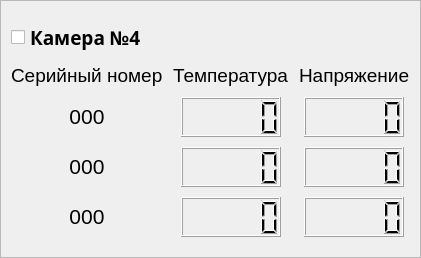
               <widget class="QFrame" name="por2_cam4_frame">
                <property name="frameShape">
                 <enum>QFrame::StyledPanel</enum>
                </property>
                <property name="frameShadow">
                 <enum>QFrame::Plain</enum>
                </property>
                <layout class="QGridLayout" name="gridLayout_14">
                 <property name="leftMargin">
                  <number>10</number>
                 </property>
                 <property name="topMargin">
                  <number>20</number>
                 </property>
                 <property name="rightMargin">
                  <number>10</number>
                 </property>
                 <property name="bottomMargin">
                  <number>20</number>
                 </property>
                 <property name="spacing">
                  <number>10</number>
                 </property>
                 <item row="6" column="3" alignment="Qt::AlignHCenter">
                  <widget class="QLCDNumber" name="por2_cam4_sens3bat_lcdNum">
                   <property name="minimumSize">
                    <size>
                     <width>100</width>
                     <height>40</height>
                    </size>
                   </property>
                   <property name="maximumSize">
                    <size>
                     <width>100</width>
                     <height>40</height>
                    </size>
                   </property>
                   <property name="font">
                    <font>
                     <pointsize>10</pointsize>
                    </font>
                   </property>
                   <property name="styleSheet">
                    <string notr="true"/>
                   </property>
                   <property name="digitCount">
                    <number>5</number>
                   </property>
                   <property name="value" stdset="0">
                    <double>0.000000000000000</double>
                   </property>
                   <property name="intValue" stdset="0">
                    <number>0</number>
                   </property>
                  </widget>
                 </item>
                 <item row="3" column="3">
                  <widget class="QLabel" name="por2_cam4_bat_label">
                   <property name="font">
                    <font>
                     <family>Arial</family>
                     <pointsize>14</pointsize>
                    </font>
                   </property>
                   <property name="text">
                    <string>Напряжение</string>
                   </property>
                  </widget>
                 </item>
                 <item row="4" column="1" colspan="2" alignment="Qt::AlignHCenter">
                  <widget class="QLCDNumber" name="por2_cam4_sens1temp_lcdNum">
                   <property name="minimumSize">
                    <size>
                     <width>100</width>
                     <height>40</height>
                    </size>
                   </property>
                   <property name="maximumSize">
                    <size>
                     <width>100</width>
                     <height>40</height>
                    </size>
                   </property>
                   <property name="font">
                    <font>
                     <pointsize>10</pointsize>
                    </font>
                   </property>
                   <property name="styleSheet">
                    <string notr="true"/>
                   </property>
                   <property name="digitCount">
                    <number>5</number>
                   </property>
                   <property name="value" stdset="0">
                    <double>0.000000000000000</double>
                   </property>
                   <property name="intValue" stdset="0">
                    <number>0</number>
                   </property>
                  </widget>
                 </item>
                 <item row="5" column="1" colspan="2" alignment="Qt::AlignHCenter">
                  <widget class="QLCDNumber" name="por2_cam4_sens2temp_lcdNum">
                   <property name="minimumSize">
                    <size>
                     <width>100</width>
                     <height>40</height>
                    </size>
                   </property>
                   <property name="maximumSize">
                    <size>
                     <width>100</width>
                     <height>40</height>
                    </size>
                   </property>
                   <property name="font">
                    <font>
                     <pointsize>10</pointsize>
                    </font>
                   </property>
                   <property name="styleSheet">
                    <string notr="true"/>
                   </property>
                   <property name="digitCount">
                    <number>5</number>
                   </property>
                   <property name="value" stdset="0">
                    <double>0.000000000000000</double>
                   </property>
                   <property name="intValue" stdset="0">
                    <number>0</number>
                   </property>
                  </widget>
                 </item>
                 <item row="3" column="0">
                  <widget class="QLabel" name="por2_cam4_sernum_label">
                   <property name="font">
                    <font>
                     <family>Arial</family>
                     <pointsize>14</pointsize>
                    </font>
                   </property>
                   <property name="text">
                    <string>Серийный номер</string>
                   </property>
                  </widget>
                 </item>
                 <item row="4" column="0" alignment="Qt::AlignHCenter">
                  <widget class="QLabel" name="por2_cam4_sens1serial_label">
                   <property name="minimumSize">
                    <size>
                     <width>0</width>
                     <height>25</height>
                    </size>
                   </property>
                   <property name="font">
                    <font>
                     <family>Arial</family>
                     <pointsize>16</pointsize>
                    </font>
                   </property>
                   <property name="text">
                    <string>&lt;html&gt;&lt;head/&gt;&lt;body&gt;&lt;p align=&quot;center&quot;&gt;000&lt;/p&gt;&lt;/body&gt;&lt;/html&gt;</string>
                   </property>
                  </widget>
                 </item>
                 <item row="6" column="1" colspan="2" alignment="Qt::AlignHCenter">
                  <widget class="QLCDNumber" name="por2_cam4_sens3temp_lcdNum">
                   <property name="minimumSize">
                    <size>
                     <width>100</width>
                     <height>40</height>
                    </size>
                   </property>
                   <property name="maximumSize">
                    <size>
                     <width>100</width>
                     <height>40</height>
                    </size>
                   </property>
                   <property name="font">
                    <font>
                     <pointsize>10</pointsize>
                    </font>
                   </property>
                   <property name="styleSheet">
                    <string notr="true"/>
                   </property>
                   <property name="digitCount">
                    <number>5</number>
                   </property>
                   <property name="value" stdset="0">
                    <double>0.000000000000000</double>
                   </property>
                   <property name="intValue" stdset="0">
                    <number>0</number>
                   </property>
                  </widget>
                 </item>
                 <item row="6" column="0" alignment="Qt::AlignHCenter">
                  <widget class="QLabel" name="por2_cam4_sens3serial_label">
                   <property name="minimumSize">
                    <size>
                     <width>0</width>
                     <height>25</height>
                    </size>
                   </property>
                   <property name="font">
                    <font>
                     <family>Arial</family>
                     <pointsize>14</pointsize>
                    </font>
                   </property>
                   <property name="text">
                    <string>&lt;html&gt;&lt;head/&gt;&lt;body&gt;&lt;p align=&quot;center&quot;&gt;&lt;span style=&quot; font-size:16pt;&quot;&gt;000&lt;/span&gt;&lt;/p&gt;&lt;/body&gt;&lt;/html&gt;</string>
                   </property>
                  </widget>
                 </item>
                 <item row="4" column="3" alignment="Qt::AlignHCenter">
                  <widget class="QLCDNumber" name="por2_cam4_sens1bat_lcdNum">
                   <property name="minimumSize">
                    <size>
                     <width>100</width>
                     <height>40</height>
                    </size>
                   </property>
                   <property name="maximumSize">
                    <size>
                     <width>100</width>
                     <height>40</height>
                    </size>
                   </property>
                   <property name="font">
                    <font>
                     <pointsize>10</pointsize>
                    </font>
                   </property>
                   <property name="styleSheet">
                    <string notr="true"/>
                   </property>
                   <property name="digitCount">
                    <number>5</number>
                   </property>
                   <property name="value" stdset="0">
                    <double>0.000000000000000</double>
                   </property>
                   <property name="intValue" stdset="0">
                    <number>0</number>
                   </property>
                  </widget>
                 </item>
                 <item row="5" column="3" alignment="Qt::AlignHCenter">
                  <widget class="QLCDNumber" name="por2_cam4_sens2bat_lcdNum">
                   <property name="minimumSize">
                    <size>
                     <width>100</width>
                     <height>40</height>
                    </size>
                   </property>
                   <property name="maximumSize">
                    <size>
                     <width>100</width>
                     <height>40</height>
                    </size>
                   </property>
                   <property name="font">
                    <font>
                     <pointsize>10</pointsize>
                    </font>
                   </property>
                   <property name="styleSheet">
                    <string notr="true"/>
                   </property>
                   <property name="digitCount">
                    <number>5</number>
                   </property>
                   <property name="value" stdset="0">
                    <double>0.000000000000000</double>
                   </property>
                   <property name="intValue" stdset="0">
                    <number>0</number>
                   </property>
                  </widget>
                 </item>
                 <item row="3" column="1" colspan="2">
                  <widget class="QLabel" name="por2_cam4_temp_label">
                   <property name="font">
                    <font>
                     <family>Arial</family>
                     <pointsize>14</pointsize>
                    </font>
                   </property>
                   <property name="text">
                    <string>Температура</string>
                   </property>
                  </widget>
                 </item>
                 <item row="5" column="0" alignment="Qt::AlignHCenter">
                  <widget class="QLabel" name="por2_cam4_sens2serial_label">
                   <property name="minimumSize">
                    <size>
                     <width>0</width>
                     <height>25</height>
                    </size>
                   </property>
                   <property name="font">
                    <font>
                     <family>Arial</family>
                     <pointsize>14</pointsize>
                    </font>
                   </property>
                   <property name="text">
                    <string>&lt;html&gt;&lt;head/&gt;&lt;body&gt;&lt;p align=&quot;center&quot;&gt;&lt;span style=&quot; font-size:16pt;&quot;&gt;000&lt;/span&gt;&lt;/p&gt;&lt;/body&gt;&lt;/html&gt;</string>
                   </property>
                  </widget>
                 </item>
                 <item row="2" column="0">
                  <widget class="QCheckBox" name="por2_cam4_checkBox">
                   <property name="maximumSize">
                    <size>
                     <width>150</width>
                     <height>16777215</height>
                    </size>
                   </property>
                   <property name="font">
                    <font>
                     <family>Arial Black</family>
                     <pointsize>14</pointsize>
                     <weight>75</weight>
                     <bold>true</bold>
                    </font>
                   </property>
                   <property name="text">
                    <string>Камера №4</string>
                   </property>
                  </widget>
                 </item>
                </layout>
               </widget>
